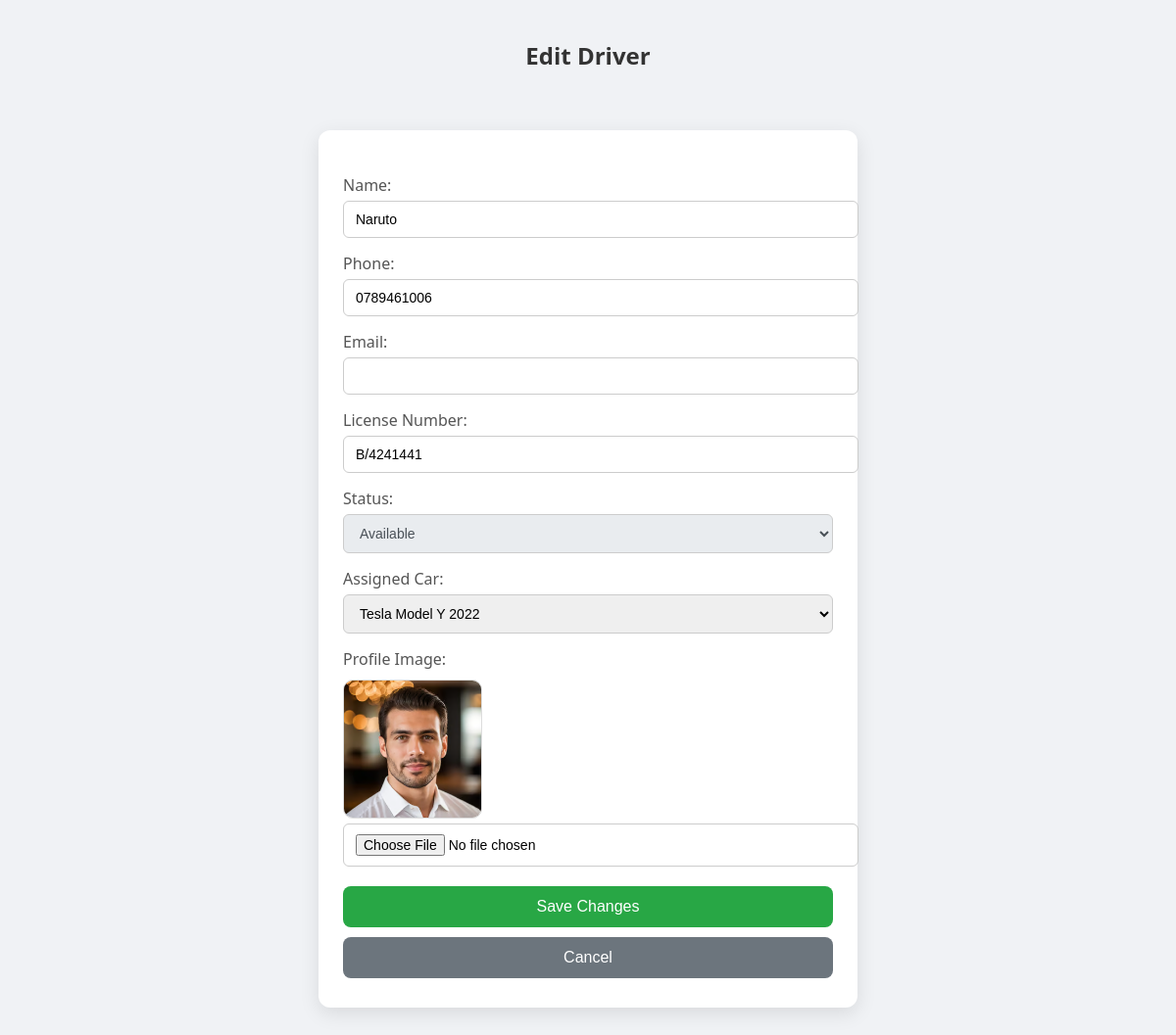
The page /edit_driver.php?id=1 (signed in) on the database its author committed.
### tables this page shows
CREATE TABLE `drivers` (
  `id` int(11) NOT NULL,
  `name` varchar(100) NOT NULL,
  `phone` varchar(20) NOT NULL,
  `email` varchar(100) DEFAULT NULL,
  `image` varchar(255) DEFAULT NULL,
  `license_number` varchar(50) NOT NULL,
  `car_id` int(11) NOT NULL,
  `status` enum('available','busy','on_leave') DEFAULT 'available',
  `created_at` timestamp NOT NULL DEFAULT current_timestamp(),
  `trip_count` int(11) NOT NULL DEFAULT 0
);

CREATE TABLE `cars` (
  `id` int(11) NOT NULL,
  `name` varchar(100) NOT NULL,
  `brand` varchar(50) DEFAULT NULL,
  `category_id` int(11) DEFAULT NULL,
  `company_id` int(11) DEFAULT NULL,
  `seats` int(11) DEFAULT NULL,
  `price_per_day` decimal(10,2) DEFAULT NULL,
  `availability_status` enum('available','booked','maintenance') DEFAULT 'available',
  `image` varchar(255) DEFAULT NULL,
  `description` text DEFAULT NULL,
  `fuel_type` enum('petrol','diesel','electric','hybrid') NOT NULL DEFAULT 'petrol'
);

### edit_driver.php (the view, shortened to what this page needs)
<?php
require_once 'dbconnect.php';
$driverId = isset($_GET['id']) ? intval($_GET['id']) : 0;
$stmt = $pdo->prepare("SELECT * FROM drivers WHERE id = :id");
$stmt->execute([':id' => $driverId]);
$driver = $stmt->fetch(PDO::FETCH_ASSOC);
$stmtCars = $pdo->prepare("
    SELECT c.id, c.name
    FROM cars c
    WHERE c.id NOT IN (SELECT car_id FROM drivers WHERE car_id IS NOT NULL AND id != :driverId)
       OR c.id = :currentCar
");
$stmtCars->execute([
    ':driverId' => $driverId,
    ':currentCar' => $driver['car_id']
]);
$cars = $stmtCars->fetchAll(PDO::FETCH_ASSOC);
?>
<!DOCTYPE html>
<html>
<head>
</head>
<body>
    <h2>Edit Driver</h2>
    <form method="post" enctype="multipart/form-data">
        <label>Name:</label>
        <input type="text" name="name" value="<?= htmlspecialchars($driver['name']) ?>" required>
        <label>Phone:</label>
        <input type="text" name="phone" value="<?= htmlspecialchars($driver['phone']) ?>" required>
        <label>Email:</label>
        <input type="email" name="email" value="<?= htmlspecialchars($driver['email']) ?>">
        <label>License Number:</label>
        <input type="text" name="license_number" value="<?= htmlspecialchars($driver['license_number']) ?>" required>
        <label>Status:</label>
        <select name="status" disabled>
            <option value="available" <?= $driver['status'] === 'available' ? 'selected' : '' ?>>Available</option>
        </select>
        <label>Assigned Car:</label>
        <select name="car_id">
            <?php foreach ($cars as $car): ?>
                <option value="<?= $car['id'] ?>" <?= $driver['car_id'] == $car['id'] ? 'selected' : '' ?>>
                    <?= htmlspecialchars($car['name']) ?>
                </option>
            <?php endforeach; ?>
        </select>
        <label>Profile Image:</label>
        <?php if (!empty($driver['image'])): ?>
            <img src="uploads/drivers/<?= htmlspecialchars($driver['image']) ?>" alt="Profile" class="profile-preview">
        <?php endif; ?>
        <input type="file" name="image" accept="image/*">
        <button type="submit">Save Changes</button>
        <a href="admin_dashboard.php"><button type="button" class="cancel">Cancel</button></a>
    </form>
</body>
</html>

### edit_driver.php (style rules this page uses)
body { font-family: 'Segoe UI', Tahoma, Geneva, Verdana, sans-serif; margin: 0; padding: 0; background-color: #f0f2f5; }
h2 { text-align: center; margin-top: 40px; color: #333; }
form { max-width: 500px; margin: 60px auto; background: #ffffff; padding: 30px 25px; border-radius: 12px; box-shadow: 0 6px 20px rgba(0, 0, 0, 0.1); transition: transform 0.2s ease; }
label { display: block; margin-top: 15px; font-weight: 500; color: #555; }
input, select { width: 100%; padding: 10px 12px; margin-top: 5px; border: 1px solid #ccc; border-radius: 6px; font-size: 14px; transition: border 0.2s ease, box-shadow 0.2s ease; }
select[disabled] { background-color: #e9ecef; color: #495057; cursor: not-allowed; opacity: 1; }
button { margin-top: 20px; padding: 12px 20px; width: 100%; background: #28a745; color: #fff; font-size: 16px; font-weight: 500; border: none; border-radius: 8px; cursor: pointer; transition: background 0.3s ease, transform 0.2s ease; }
button.cancel { background: #6c757d; margin-top: 10px; }
.profile-preview { display: block; max-width: 140px; margin-top: 10px; border-radius: 10px; border: 1px solid #ddd; }

### rows shown on the page
drivers: name "Naruto", phone "0789461006", license_number "B/4241441", status "Available", car_id "Tesla Model Y 2022", image (picture)
